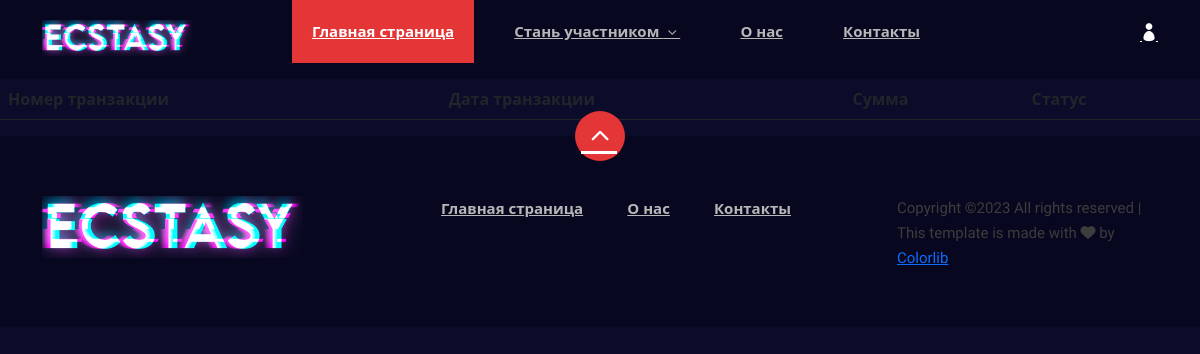
/wallet_history/ (signed in), run on an earlier commit of the app's database.
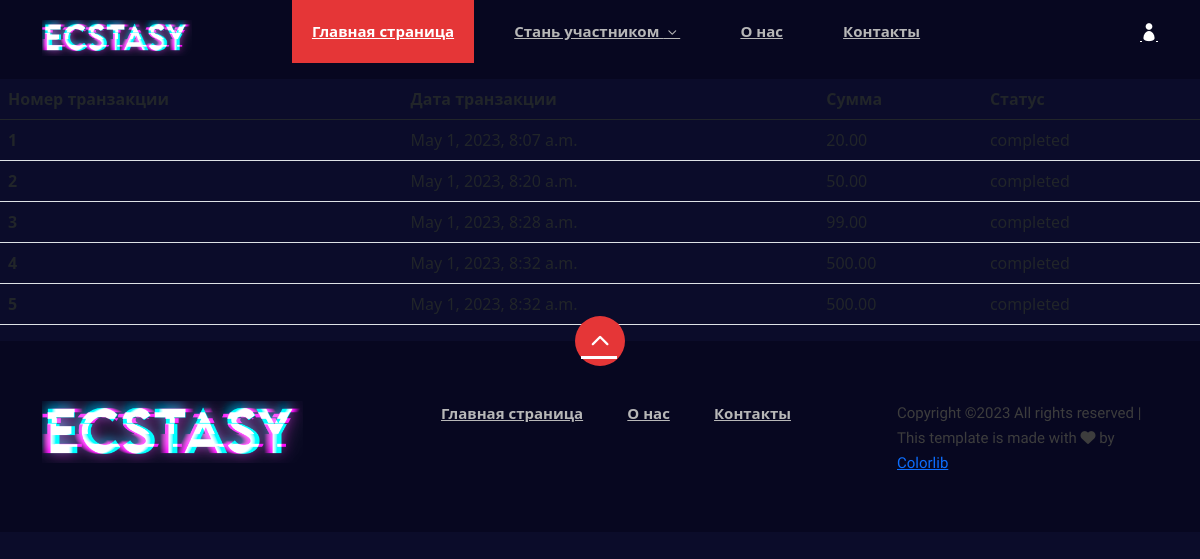
And on a later commit of the database.
### chat/models.py (models this page shows, shortened)
class Transaction(models.Model):
    user = models.ForeignKey(User, on_delete=models.CASCADE)
    amount = models.DecimalField(max_digits=5, decimal_places=2)
    status = models.CharField(max_length=10, choices=[('pending', 'Ожидает'), ('completed', 'Выполнено'), ('failed', 'Не выполнено')])
    created_at = models.DateTimeField(auto_now_add=True)
    updated_at = models.DateTimeField(auto_now=True)

### chat/views.py (the view)
# urls.py: path('wallet_history/', views.wallet_history, name='wallet_history'),
@login_required
def wallet_history(request):
    transactions = Transaction.objects.all()
    context = get_common_context(request)
    context.update({'transaction':transactions})
    return render(request, 'chat/wallet_history.html', context=context)

### chat/views.py (called while the page is built)
def get_online_users():
    sessions = Session.objects.filter(expire_date__gte=timezone.now())
    user_ids = [s.get_decoded().get('_auth_user_id') for s in sessions if s.get_decoded().get('_auth_user_id') is not None]
    users = User.objects.filter(id__in=user_ids)
    return list(users.distinct())

def get_common_context(request):
    online_users = get_online_users() # your function to get online users
    users_count = len(online_users)
    try:
        wallet = request.wallet
        balance = wallet.balance
    except:
        balance = ''
    return {
        'online_users': online_users,
        'user_count': users_count,
        'balance': balance,
    }

### chat/templates/chat/wallet_history.html (shortened to what this page needs)
{% extends 'main.html' %}
{% block main %}
<table class="table">
    <thead class="thead-dark">
        <tr>
            <th scope="col">Номер транзакции</th>
            <th scope="col">Дата транзакции</th>
            <th scope="col">Сумма</th>
            <th scope="col">Статус</th>
        </tr>
    </thead>
    <tbody>
        {% for tr in transaction %}
            <tr>
                <th scope="row">{{ forloop.counter }}</th>
                <td>{{ tr.created_at }}</td>
                <td>{{ tr.amount }}</td>
                <td>{{ tr.status }}</td>
            </tr>
        {% endfor %}
    </tbody>
</table>
{% endblock main %}

### templates/main.html (shortened to what this page needs)
{% load static %}
<!DOCTYPE html>
<html lang="zxx">
<head>
    <link rel="stylesheet" href="{% static 'chat/css/font-awesome.min.css' %} " type="text/css">
    <link rel="stylesheet" href="{% static 'chat/css/elegant-icons.css' %} " type="text/css">
    <link rel="stylesheet" href="{% static 'chat/css/plyr.css' %} " type="text/css">
    <link rel="stylesheet" href="{% static 'chat/css/nice-select.css' %} " type="text/css">
    <link rel="stylesheet" href="{% static 'chat/css/owl.carousel.min.css' %} " type="text/css">
    <link rel="stylesheet" href="{% static 'chat/css/slicknav.min.css' %} " type="text/css">
    <link rel="stylesheet" href="{% static 'chat/css/style.css' %} " type="text/css">
    <link href="https://cdn.jsdelivr.net/npm/bootstrap@5.0.2/dist/css/bootstrap.min.css" rel="stylesheet">
    <link rel="stylesheet" href="https://stackpath.bootstrapcdn.com/font-awesome/4.7.0/css/font-awesome.min.css">
</head>
<body>
    {% include 'header.html' %}
    {% block main %}
    {% endblock main %}
    {% include 'footer.html' %}
</body>
</html>

### templates/header.html (shortened to what this page needs)
{% load static %}
<header class="header">
    <div class="container">
        <div class="row">
            <div class="col-lg-2">
                <div class="header__logo">
                    <a href="{% url 'home' %}">
                        <img src="{% static 'chat/img/logo.png' %}" width="150" alt="">
                    </a>
                </div>
            </div>
            <div class="col-lg-8">
                <div class="header__nav">
                    <nav class="header__menu mobile-menu">
                        <ul>
                            <li class="active"><a href="{% url 'home' %}">Главная страница</a></li>
                            <li><a href="./categories.html">Стань участником <span class="arrow_carrot-down"></span></a>
                            </li>
                            <li><a href="./blog.html">О нас</a></li>
                            <li><a href="#">Контакты</a></li>
                        </ul>
                    </nav>
                </div>
            </div>
            <div class="col-lg-2">
                <div class="header__right">
                    <a href="{% url 'login' %}"><span class="icon_profile"></span></a>
                </div>
            </div>
        </div>
    </div>
</header>

### templates/footer.html
<footer class="footer">
    <div class="page-up">
        <a href="#" id="scrollToTopButton"><span class="arrow_carrot-up"></span></a>
    </div>
    <div class="container">
        <div class="row">
            <div class="col-lg-3">
                <div class="footer__logo">
                    <a href="./index.html"><img src="img/logo.png" alt=""></a>
                </div>
            </div>
            <div class="col-lg-6">
                <div class="footer__nav">
                    <ul>
                        <li class="active"><a href="./index.html">Главная страница</a></li>
                        <li><a href="./blog.html">О нас</a></li>
                        <li><a href="#">Контакты</a></li>
                    </ul>
                </div>
            </div>
            <div class="col-lg-3">
                <p>
                  Copyright &copy;<script>document.write(new Date().getFullYear());</script> All rights reserved | This template is made with <i class="fa fa-heart" aria-hidden="true"></i> by <a href="https://colorlib.com" target="_blank">Colorlib</a>
                  </p>
              </div>
          </div>
      </div>
</footer>

### chat/static/chat/css/style.css (style rules this page uses)
html, body { height: 100%; font-family: "Mulish", sans-serif; -webkit-font-smoothing: antialiased; background: #0b0c2a!important; }
p { font-size: 15px; font-family: "Mulish", sans-serif; color: #3d3d3d; font-weight: 400; line-height: 25px; margin: 0 0 15px 0; }
img { max-width: 100%; }
ul, ol { padding: 0; margin: 0; }
.header { background: #070720; width: 100%; }
.header__logo { padding: 20px 0 17px; }
.header__logo a { display: inline-block; }
.header__menu { text-align: center; width: 100%; }
.header__menu ul li { list-style: none; display: inline-block; position: relative; margin-right: 16px; }
.header__menu ul li.active a { background: #e53637; color: #ffffff; }
.header__menu ul li:last-child { margin-right: 0; }
.header__menu ul li a { font-size: 15px; color: #b7b7b7; display: block; font-weight: 700; -webkit-transition: all, 0.5s!important; -o-transition: all, 0.5s!important; transition: all, 0.5s!important; padding: 20px; }
.header__menu ul li a span { position: relative; font-size: 17px; top: 2px; }
.header__right { text-align: right; padding: 20px 0 15px; }
.header__right a { display: inline-block; font-size: 18px; color: #ffffff; margin-right: 30px; }
.header__right a:last-child { margin-right: 0; }
.footer { background: #070720; padding-top: 60px; padding-bottom: 40px; position: relative; }
.page-up { position: absolute; left: 50%; top: -25px; margin-left: -25px; }
.page-up a { display: inline-block; font-size: 36px; color: #ffffff; height: 50px; width: 50px; background: #e53637; line-height: 50px; text-align: center; border-radius: 50%; }
.page-up a span { position: relative; top: 2px; left: -1px; }
.footer__nav { text-align: center; }
.footer__nav ul li { list-style: none; display: inline-block; position: relative; margin-right: 40px; }
.footer__nav ul li:last-child { margin-right: 0; }
.footer__nav ul li a { font-size: 15px; color: #b7b7b7; display: block; font-weight: 700; }
@media only screen and (min-width: 1200px) { .container { max-width: 1170px; } }

What changed in the data, as far as the page shows it:
added Transaction: created_at "May 1, 2023, 8:07 a.m.", amount "20.00", status "completed"
added Transaction: created_at "May 1, 2023, 8:20 a.m.", amount "50.00", status "completed"
added Transaction: created_at "May 1, 2023, 8:28 a.m.", amount "99.00", status "completed"
added Transaction: created_at "May 1, 2023, 8:32 a.m.", amount "500.00", status "completed"
added Transaction: created_at "May 1, 2023, 8:32 a.m.", amount "500.00", status "completed"
